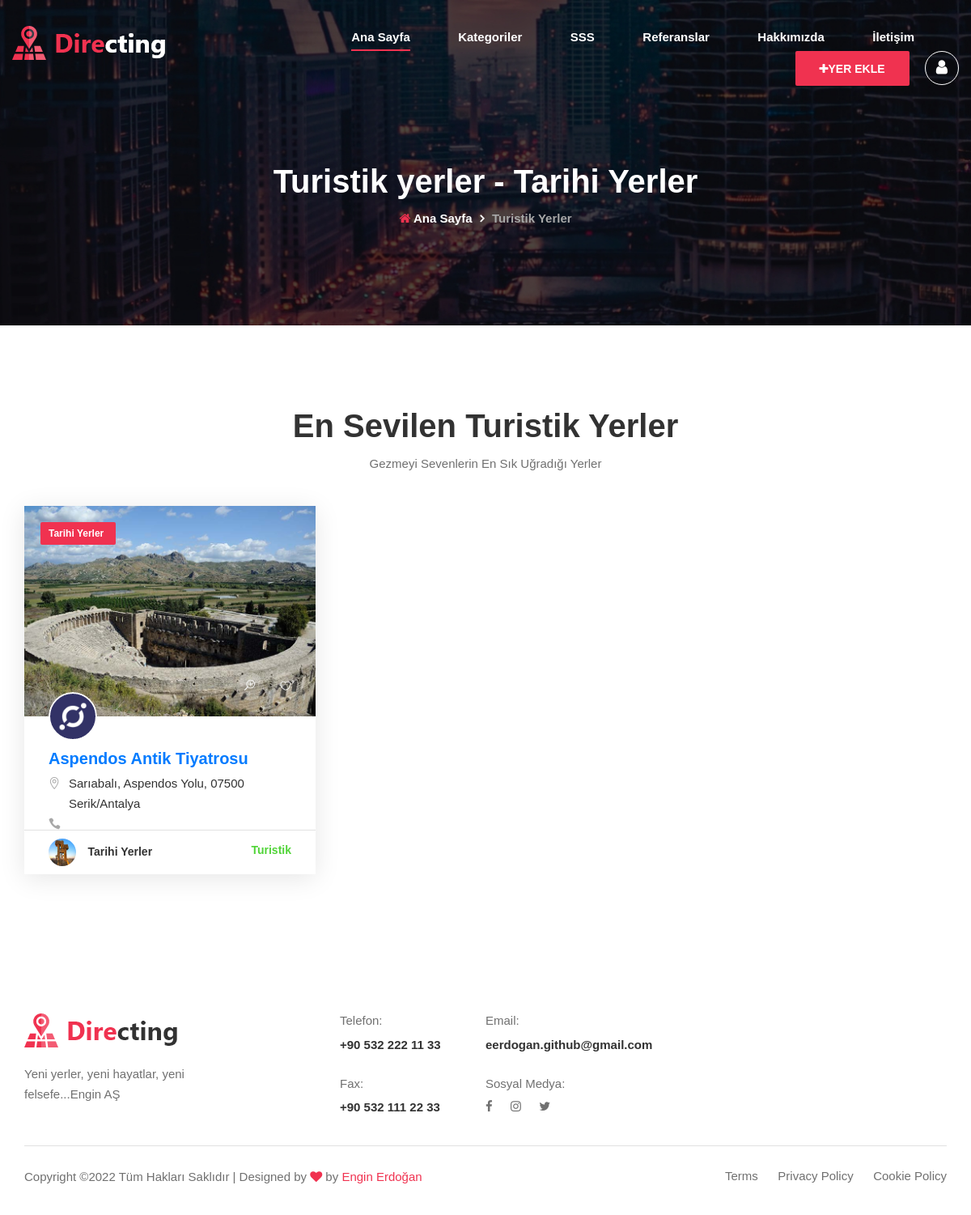
/category/4/tarihi/, run on an earlier commit of the app's database.
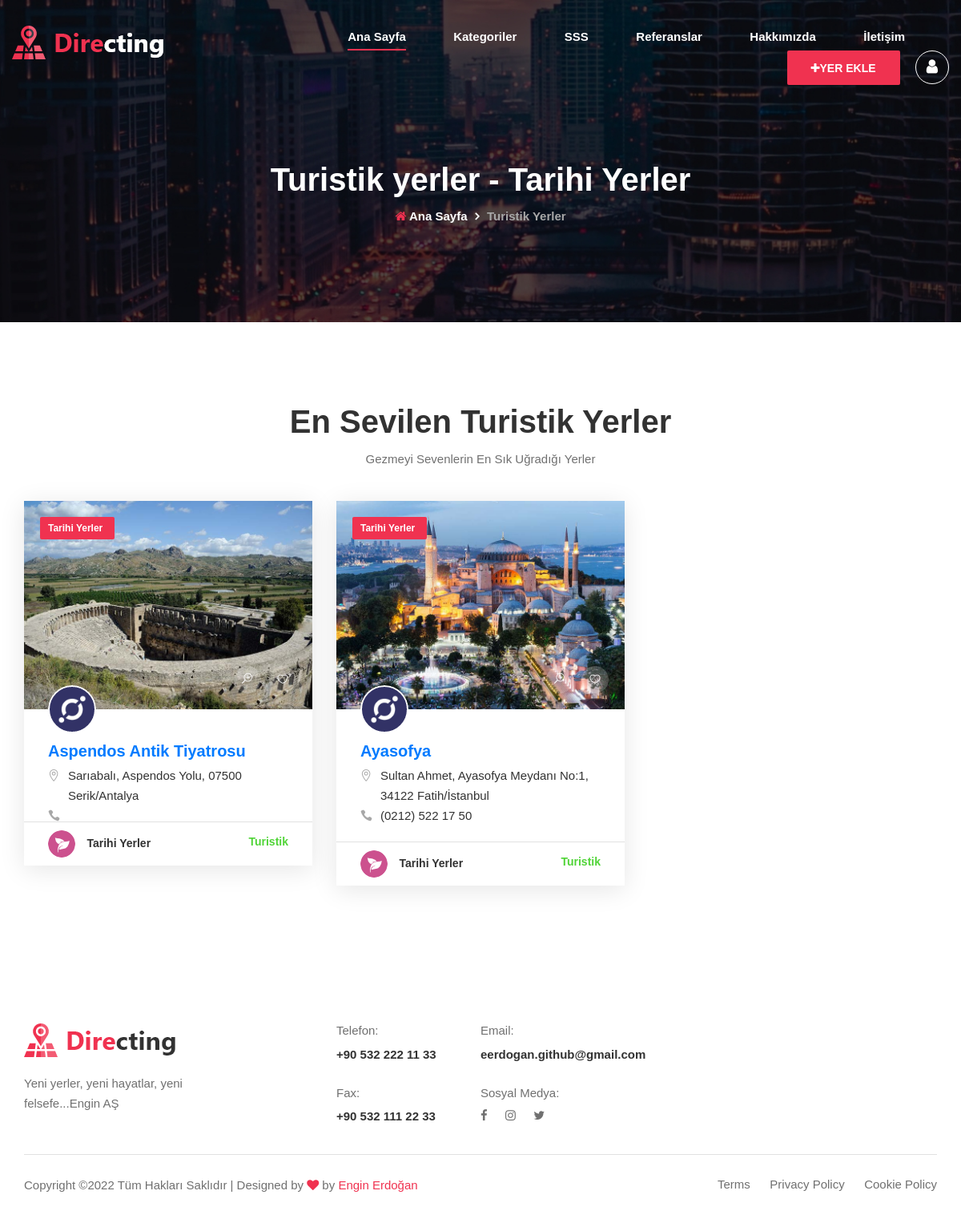
And on a later commit of the database.
### place/models.py (models this page shows, shortened)
class Category(models.Model):
    STATUS = (
        ('True', 'Evet'),
        ('False', 'Hayır'),
    )
    title = models.CharField(max_length=255)
    keywords = models.CharField(max_length=255)
    description = models.CharField(max_length=255)
    image = models.ImageField(blank=True, upload_to='catimages/')
    status = models.CharField(max_length=10, choices=STATUS)
    slug = models.SlugField(null=False, unique=True)
    parent = models.ForeignKey('self',blank=True, null=True, related_name='children', on_delete=models.CASCADE)
    create_at = models.DateTimeField(auto_now_add=True)
    update_at = models.DateTimeField(auto_now=True)
    def image_tag(self):
        return mark_safe('<img src="{}" height="50"/>'.format(self.image.url))
    image_tag.short_description = 'Image'

class Place(models.Model):
    STATUS = (
        ('True', 'Evet'),
        ('False', 'Hayır'),
    )
    category = models.ForeignKey(Category, on_delete=models.CASCADE)
    user = models.ForeignKey(User, on_delete=models.CASCADE)  # sonradan ekledim
    title = models.CharField(max_length=255)
    keywords = models.CharField(max_length=255)
    description = models.CharField(max_length=255)
    image = models.ImageField(blank=True, upload_to='placeimages/')
    detail = RichTextUploadingField()
    slug = models.SlugField(null=False, unique=True)
    sehir = models.ForeignKey(Sehir, on_delete=models.CASCADE, blank=True, null=True)
    ulke = models.ForeignKey(Ulke, on_delete=models.CASCADE, blank=True, null=True)
    adres = models.CharField(max_length=255, blank=True)
    telefon = models.CharField(max_length=255, blank=True)
    email = models.CharField(blank=True, max_length=255)
    facebook = models.CharField(blank=True, max_length=255)
    twitter = models.CharField(blank=True, max_length=255)
    instagram = models.CharField(blank=True, max_length=255)
    status = models.CharField(max_length=10, choices=STATUS)
    create_at = models.DateTimeField(auto_now_add=True)
    update_at = models.DateTimeField(auto_now=True)
    def image_tag(self):
        return mark_safe('<img src="{}" height="50"/>'.format(self.image.url))
    image_tag.short_description = 'Image'

### home/models.py (models this page shows, shortened)
class Setting(models.Model):
    STATUS = (
        ('True', 'Evet'),
        ('False', 'Hayır'),
    )
    title = models.CharField(max_length=255)
    keywords = models.CharField(max_length=255)
    description = models.CharField(max_length=255)
    company = models.CharField(max_length=255)
    address = models.CharField(blank=True, max_length=255)
    phone = models.CharField(blank=True, max_length=255)
    fax = models.CharField(blank=True, max_length=255)
    email = models.CharField(blank=True, max_length=255)
    smtpserver = models.CharField(blank=True, max_length=255)
    smtpemail = models.CharField(blank=True, max_length=255)
    smtppassword = models.CharField(blank=True, max_length=255)
    icon = models.ImageField(blank=True, upload_to='images/')
    facebook = models.CharField(blank=True, max_length=255)
    twitter = models.CharField(blank=True, max_length=255)
    vine = models.CharField(blank=True, max_length=255)
    instagram = models.CharField(blank=True, max_length=255)
    aboutus = RichTextUploadingField()
    references = RichTextUploadingField()
    contact = RichTextUploadingField(blank=True)
    status = models.CharField(max_length=10, choices=STATUS)
    create_at = models.DateTimeField(auto_now_add=True)
    update_at = models.DateTimeField(auto_now=True)

### home/views.py (the view)
# urls.py: path('category/<int:id>/<slug:slug>/', views.category_places, name='category_places'),
def category_places(request, id, slug):
    category = Category.objects.all()
    categoryData = Category.objects.get(pk=id)
    places = Place.objects.filter(category_id=id)
    setting = Setting.objects.get(pk=1)
    context = {'setting': setting,
               'page': 'places',
               'places': places,
               'category': category,
               'categoryData': categoryData
               }
    return render(request, 'places.html', context)

### home/templates/places.html (shortened to what this page needs)
{% extends "homebase.html"%}
{% block content %}
{% load static %}
    <div class="breadcrumb-area set-bg" data-setbg="{% static 'img/breadcrumb/breadcrumb-normal.jpg'%}">
        <div class="container">
            <div class="row">
                <div class="col-lg-12 text-center">
                    <div class="breadcrumb__text">
                        <h2>Turistik yerler - {{categoryData.title}}</h2>
                        <div class="breadcrumb__option">
                            <a href="/"><i class="fa fa-home"></i> Ana Sayfa</a>
                            <span>Turistik Yerler</span>
                        </div>
                    </div>
                </div>
            </div>
        </div>
    </div>
    <section class="most-search spad">
        <div class="container">
            <div class="row">
                <div class="col-lg-12">
                    <div class="section-title">
                        <h2>En Sevilen Turistik Yerler</h2>
                        <p>Gezmeyi Sevenlerin En Sık Uğradığı Yerler</p>
                    </div>
                </div>
            </div>
            <div class="row">
                <div class="col-lg-12">
                    <div class="tab-content">
                        <div class="tab-pane active" id="tabs-1" role="tabpanel">
                            <div class="row">
                                {% for rs in places %}
                                <div class="col-lg-4 col-md-6">
                                    <div class="listing__item">
                                        <div class="listing__item__pic set-bg" data-setbg="{{ rs.image.url }}">
                                            <img src="{% static 'img/listing/list_icon-1.png'%}" alt="">
                                            <div class="listing__item__pic__tag">{{categoryData.title}}</div>
                                            <div class="listing__item__pic__btns">
                                                <a href="/place/{{ rs.id }}/{{ rs.slug }}"><span class="icon_zoom-in_alt"></span></a>
                                                <a href="#"><span class="icon_heart_alt"></span></a>
                                            </div>
                                        </div>
                                        <div class="listing__item__text">
                                            <div class="listing__item__text__inside">
                                                <h5><a href="/place/{{ rs.id }}/{{ rs.slug }}">
                                                    {{ rs.title }} </a></h5>
                                                <ul>
                                                    <li><span class="icon_pin_alt"></span> {{ rs.adres }}</li>
                                                    <li><span class="icon_phone"></span> {{ rs.telefon }}</li>
                                                </ul>
                                            </div>
                                            <div class="listing__item__text__info">
                                                <div class="listing__item__text__info__left">
                                                    <img src="{{categoryData.image.url}}" alt="">
                                                    <span>{{categoryData.title}}</span>
                                                </div>
                                                <div class="listing__item__text__info__right">Turistik</div>
                                            </div>
                                        </div>
                                    </div>
                                </div>
                                {% endfor %}
                            </div>
                        </div>
                    </div>
                </div>
            </div>
        </div>
    </section>
{% endblock %}

### home/templates/homebase.html (shortened to what this page needs)
<!DOCTYPE html>
<html lang="tr">
<head>
    {% load static %}
    <link rel="stylesheet" href="{% static 'css/bootstrap.min.css'%}" type="text/css">
    <link rel="stylesheet" href="{% static 'css/font-awesome.min.css'%}" type="text/css">
    <link rel="stylesheet" href="{% static 'css/elegant-icons.css'%}" type="text/css">
    <link rel="stylesheet" href="{% static 'css/flaticon.css'%}" type="text/css">
    <link rel="stylesheet" href="{% static 'css/nice-select.css'%}" type="text/css">
    <link rel="stylesheet" href="{% static 'css/barfiller.css'%}" type="text/css">
    <link rel="stylesheet" href="{% static 'css/magnific-popup.css'%}" type="text/css">
    <link rel="stylesheet" href="{% static 'css/jquery-ui.min.css'%}" type="text/css">
    <link rel="stylesheet" href="{% static 'css/owl.carousel.min.css'%}" type="text/css">
    <link rel="stylesheet" href="{% static 'css/slicknav.min.css'%}" type="text/css">
    <link rel="stylesheet" href="{% static 'css/style.css'%}" type="text/css">
    <link rel="stylesheet" href="{% static 'css/slider.css'%}" type="text/css">
    <link rel="stylesheet" href="https://ajax.googleapis.com/ajax/libs/jqueryui/1.11.4/themes/smoothness/jquery-ui.css">
</head>
<body>
{% include 'header.html'%}
    {% block content %} {% endblock %}
{% include "footer.html" %}
</body>
</html>

### home/templates/header.html (shortened to what this page needs)
    {% load static %}
    <header class="header">
        <div class="container-fluid">
            <div class="row">
                <div class="col-lg-3 col-md-3">
                    <div class="header__logo">
                        <a href="/"><img src="{% static 'img/logo.png'%}" alt=""></a>
                    </div>
                </div>
                <div class="col-lg-9 col-md-9">
                    <div class="header__nav">
                        <nav class="header__menu mobile-menu">
                            <ul>
                                <li class="active"><a href="/">Ana Sayfa</a></li>
                                <li><a href="#">Kategoriler</a>
                                </li>
                                <li><a href="#">SSS</a></li>
                                <li><a href="/referanslar">Referanslar</a></li>
                                <li><a href="/hakkimizda">Hakkımızda</a></li>
                                <li><a href="/iletisim">İletişim</a></li>
                            </ul>
                        </nav>
                        <div class="header__menu__right">
                            <a href="#" class="primary-btn"><i class="fa fa-plus"></i>Yer Ekle</a>
                            <a href="#" class="login-btn"><i class="fa fa-user"></i></a>
                        </div>
                    </div>
                </div>
            </div>
        </div>
    </header>

### home/templates/footer.html (shortened to what this page needs)
    {% load static %}
    <footer class="footer">
        <div class="container">
            <div class="row">
                <div class="col-lg-3 col-md-6">
                    <div class="footer__about">
                        <div class="footer__about__logo">
                            <a href="./index.html"><img src="{% static 'img/footer-logo.png'%}" alt=""></a>
                        </div>
                        <p>Yeni yerler, yeni hayatlar, yeni felsefe...{{setting.company}}</p>
                    </div>
                </div>
                <div class="col-lg-4 offset-lg-1 col-md-6">
                    <div class="footer__address">
                        <ul>
                            <li>
                                <span>Telefon:</span>
                                <p>{{setting.phone}}</p>
                            </li>
                            <li>
                                <span>Email:</span>
                                <p>{{setting.email}}</p>
                            </li>
                            <li>
                                <span>Fax:</span>
                                <p>{{setting.fax}}</p>
                            </li>
                            <li>
                                <span>Sosyal Medya:</span>
                                <div class="footer__social">
                                    <a href="{{setting.facebook}}"><i class="fa fa-facebook"></i></a>
                                    <a href="{{setting.instagram}}"><i class="fa fa-instagram"></i></a>
                                    <a href="{{setting.twitter}}"><i class="fa fa-twitter"></i></a>
                                </div>
                            </li>
                        </ul>
                    </div>
                </div>
            </div>
            <div class="row">
                <div class="col-lg-12">
                    <div class="footer__copyright">
                        <div class="footer__copyright__text"><p>
  Copyright &copy;<script>document.write(new Date().getFullYear());</script> Tüm Hakları Saklıdır | Designed by <i class="fa fa-heart" aria-hidden="true"></i> by <a href="#" target="_blank">Engin Erdoğan</a>
  </p>
                        </div>
                        <div class="footer__copyright__links">
                            <a href="#">Terms</a>
                            <a href="#">Privacy Policy</a>
                            <a href="#">Cookie Policy</a>
                        </div>
                    </div>
                </div>
            </div>
        </div>
    </footer>

What changed in the data, as far as the page shows it:
changed through a linked row, Place "Aspendos Antik Tiyatrosu": image: a different picture
added Place: shows a picture, {{ categoryData.title }} "Tarihi Yerler", title "Ayasofya", adres "Sultan Ahmet, Ayasofya Meydanı No:1, 34122 Fatih/İstanbul", telefon "(0212) 522 17 50", image (picture)
